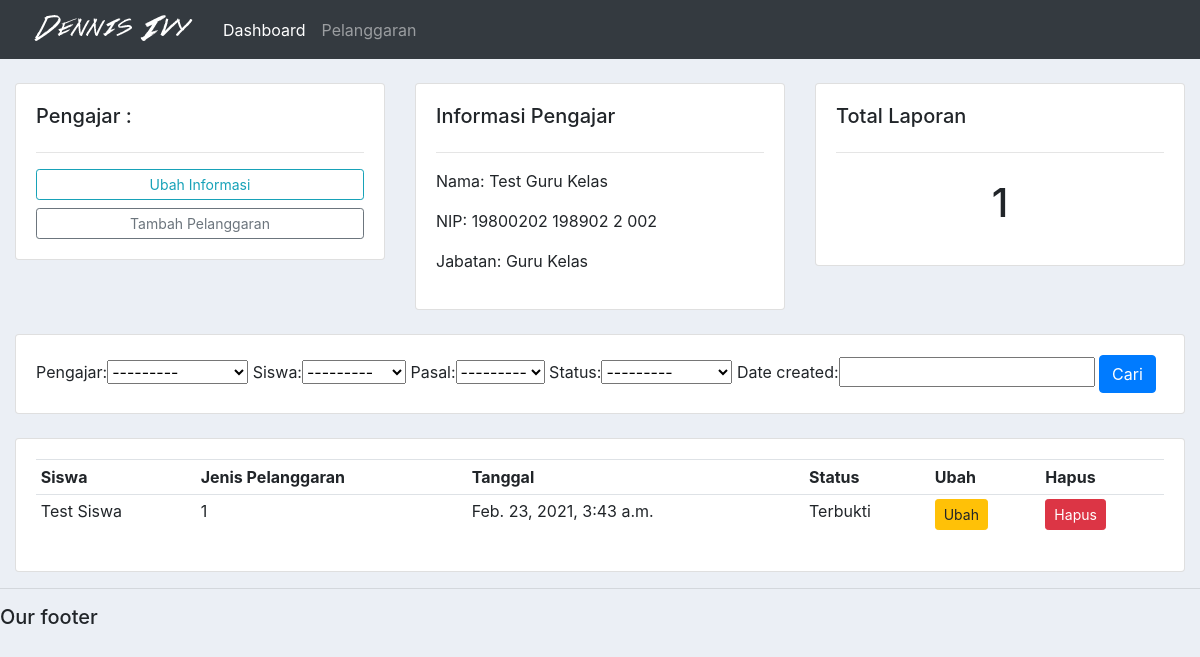
/pengajar/1/, run on an earlier commit of the app's database.
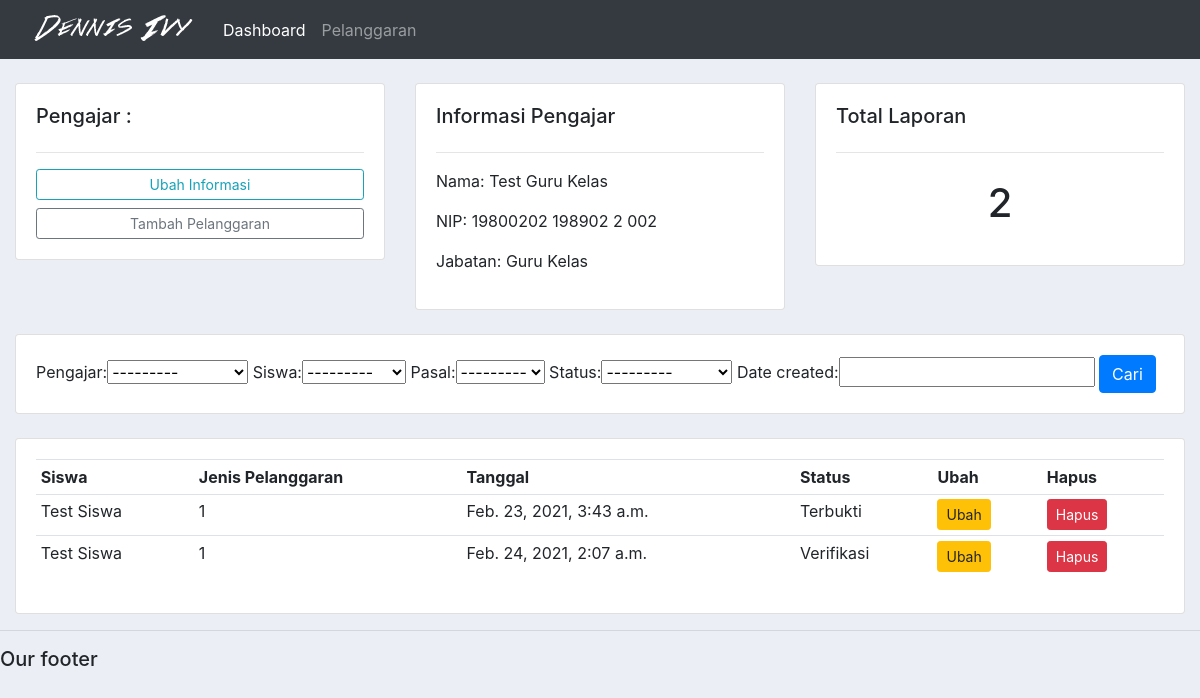
And on a later commit of the database.
### skor/models.py (models this page shows)
class Pelanggaran(models.Model):
    STATUS = (
        ('Verifikasi', 'Verifikasi'),
        ('Terbukti', 'Terbukti'),
        ('Tidak Terbukti', 'Tidak Terbukti')
    )
    pengajar = models.ForeignKey(Pengajar, null=True, on_delete=models.SET_NULL)
    siswa = models.ForeignKey(Siswa, null=True, on_delete=models.SET_NULL)
    pasal = models.ForeignKey(Pasal, null=True, on_delete=models.SET_NULL)
    status = models.CharField(max_length=200, null=True, choices=STATUS)
    date_created = models.DateTimeField(auto_now_add=True, null=True)
    class Meta:
        verbose_name_plural = "Pelanggaran"
    def __str__(self):
        return self.siswa.nama

class Siswa(models.Model):
    nama = models.CharField(max_length=200, null=True)
    nisn = models.CharField(max_length=200, null=True)
    kelas = models.ForeignKey(Kelas, null=True, on_delete=models.SET_NULL)
    ibu = models.CharField(max_length=200, null=True, blank=True)
    ayah = models.CharField(max_length=200, null=True, blank=True)
    wali = models.CharField(max_length=200, null=True, blank=True)
    date_created = models.DateTimeField(auto_now_add=True, null=True)
    def __str__(self):
        return self.nama
    class Meta:
        verbose_name_plural = "  Siswa"

class Pasal(models.Model):
    nama = models.CharField(max_length=200, null=True, unique=True)
    jenis = models.CharField(max_length=200, null=True, unique=True)
    skor = models.IntegerField(null=True)
    date_created = models.DateTimeField(auto_now_add=True, null=True)
    def __str__(self):
        return self.nama
    class Meta:
        verbose_name_plural = " Pasal"

### skor/views.py (the view)
# urls.py: path('pengajar/<str:pk>/', views.pengajar, name='pengajar'),
def pengajar(request, pk):
    pengajar = Pengajar.objects.get(id=pk)
    laporans = pengajar.pelanggaran_set.all()
    total_laporan = laporans.count()
    myFilter = PelanggaranFilter()
    context = {
        'pengajar': pengajar,
        'laporans': laporans,
        'total_laporan': total_laporan,
        'myFilter': myFilter
    }
    print(laporans)
    return render(request, 'skor/pengajar.html', context)

### skor/models.py (called while the page is built)
    def __str__(self):
        return self.nama

### skor/templates/skor/pengajar.html
{% extends 'skor/base.html' %}
{% block content %}
<div class="container-fluid">
    <br>
    <div class="row">
        <div class="col-md">
            <div class="card card-body">
                <h5>Pengajar :</h5>
                <hr>
                <a class="btn btn-outline-info btn-sm btn-block" href="">Ubah Informasi</a>
                <a class="btn btn-outline-secondary btn-sm btn-block" href="{% url 'buat_pelanggaran' pengajar.id %}">Tambah Pelanggaran</a>
            </div>
        </div>
        <div class="col-md">
            <div class="card card-body">
                <h5>Informasi Pengajar</h5>
                <hr>
                <p>Nama: {{pengajar.nama}}</p>
                <p>NIP: {{pengajar.nip}}</p>
                <p>Jabatan: {{pengajar.jabatan}}</p>
            </div>
        </div>
        <div class="col-md">
            <div class="card card-body">
                <h5>Total Laporan</h5>
                <hr>
                <h1 style="text-align: center;padding: 10px">{{total_laporan}}</h1>
            </div>
        </div>
    </div>
    <br>
    <div class="row">
        <div class="col">
            <div class="card card-body">
                <form method="get">
                    {{myFilter.form}}
                <button class="btn btn-primary" type="submit">Cari</button>
            </form>
            </div>
        </div>
    </div>
    <br>
    <div class="row">
        <div class="col-md">
            <div class="card card-body">
                <table class="table table-sm">
                    <tr>
                        <th>Siswa</th>
                        <th>Jenis Pelanggaran</th>
                        <th>Tanggal</th>
                        <th>Status</th>
                        <th>Ubah</th>
                        <th>Hapus</th>
                    </tr>
                    {% for laporan in laporans %}
                    <tr>
                        <td>{{laporan.siswa}}</td>
						<td>{{laporan.pasal}}</td>
						<td>{{laporan.date_created}}</td>
						<td>{{laporan.status}}</td>
						<td><a class="btn btn-sm btn-warning" href="{% url 'ubah_pelanggaran' laporan.id %}">Ubah</a></td>
						<td><a class="btn btn-sm btn-danger" href="{% url 'hapus_pelanggaran' laporan.id %}">Hapus</a></td>
                    </tr>
                    {% endfor %}
                </table>
            </div>
        </div>
    </div>
</div>
{% endblock %}

What changed in the data, as far as the page shows it:
added Pelanggaran: siswa "Test Siswa", pasal "1", date_created "Feb. 24, 2021, 2:07 a.m.", status "Verifikasi"
Also different on the page:
{{ total_laporan }}: "1" → "2"
